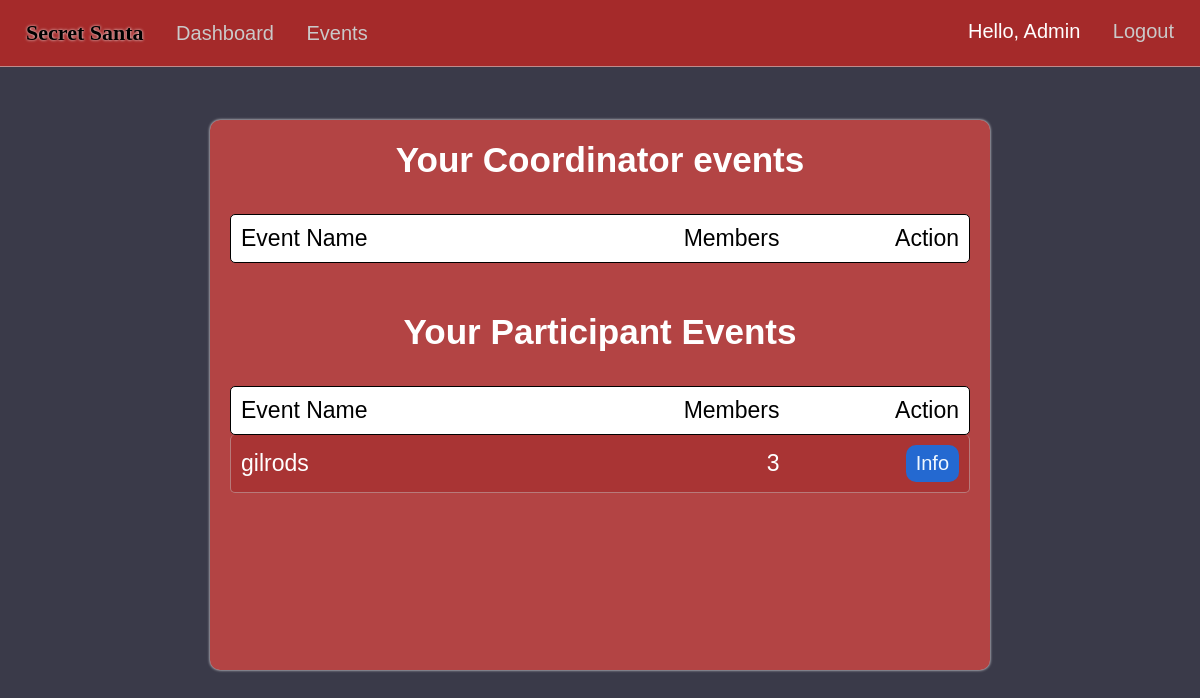
Page /dashboard (signed in) on the earlier database version.
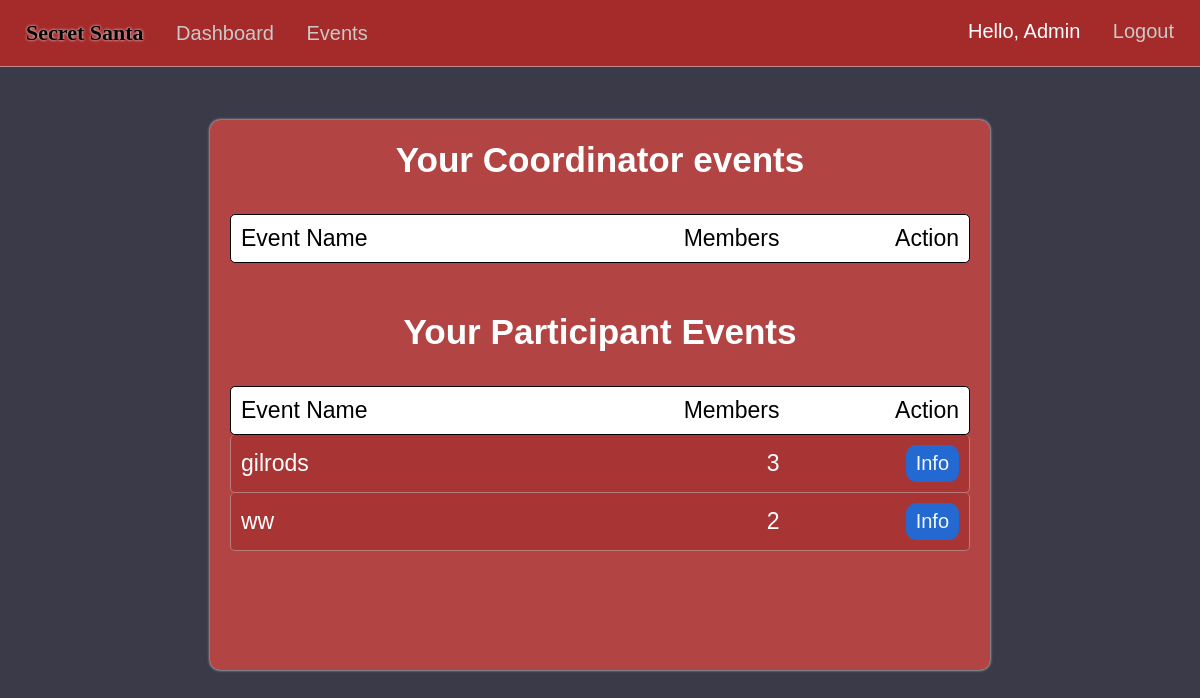
Same page on the later database version.
### market/models.py (models this page shows, shortened)
class EventMembers(db.Model):
    id = db.Column(db.Integer(), primary_key=True)
    event_id = db.Column(db.Integer(), db.ForeignKey('event.event_id'), nullable=False)
    user_id = db.Column(db.Integer(), db.ForeignKey('user.id'), nullable=False)
    status = db.Column(db.String(length=20))
    user = db.relationship('User', backref='event_members', overlaps="attendees")

class Event(db.Model):
    event_id = db.Column(db.Integer(), primary_key=True)
    coordinator_id = db.Column(db.Integer(), db.ForeignKey('user.id'), nullable=False)
    event_name = db.Column(db.String(length=75), nullable=False, unique=True)
    event_date = db.Column(db.Date())
    event_status = db.Column(db.String(length=20))
    attendees = db.relationship('EventMembers', backref='attended_events', lazy=True)
    fields = db.relationship('EventFields', backref='event_for_field', lazy=True)

### market/routes.py (the view)
@app.route("/dashboard")
@login_required
def dashboard_page():
    user_events=EventMembers.query.filter_by(user_id=current_user.id,status='member').all()
    return render_template('dashboard.html',user_events=user_events)

### market/models.py (called while the page is built)
@login_manager.user_loader
def load_user(user_id):
    return User.query.get(int(user_id))

### market/templates/dashboard.html (shortened to what this page needs)
{% extends 'base.html' %}
{% block style %}
<link rel= "stylesheet" type= "text/css" href= "{{ url_for('static',filename='styles/dashboard.css') }}">
{% endblock %}
{% block content %}
<center>
{% if user_events %}
  <div class="content-container">
  <div class="event-filled">
    <h3>Your Coordinator events</h3><br/>
    <div class="info-titles">
      <div class="event-info-interior">
        <p>Event Name</p>
        <p>Members</p>
      </div>
      <p>Action</p>
    </div>
  <br/>
  <h3 class="dash-title">Your Participant Events</h3><br/>
  <div class="info-titles">
    <div class="event-info-interior">
      <p>Event Name</p>
      <p>Members</p>
    </div>
    <p>Action</p>
  </div>
  {% for event in user_events %}
  {% if current_user.is_authenticated and event.attended_events.coordinator_id != current_user.id %}
    <div class="event-info">
      <div class="event-info-interior">
      <p>{{event.attended_events.event_name}}</p>
      <p class="members">{{ event.attended_events.attendees|length }}</p>
      </div>
      <a href="{{ url_for('event_info', event_id=event.event_id) }}"><button class="info-btn">Info</button></a>
    </div>
  {% endif %}
{% endfor %}
  </div>
  </div>
  {% endif%}
</center>
{% endblock %}

Differences in the rows shown:
now on this page (row edited): EventMembers: attended_events.event_name "ww", attended_events.attendees|length "2"
